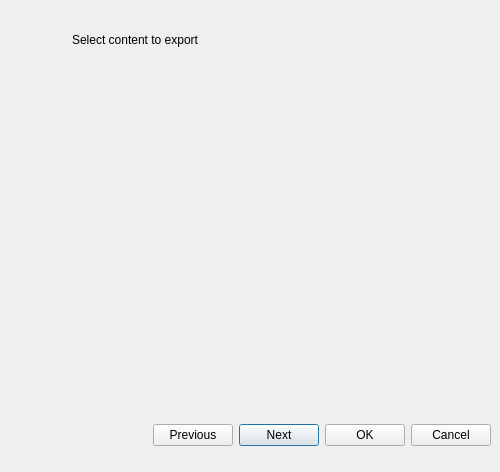
<?xml version="1.0" encoding="UTF-8"?>
<ui version="4.0">
 <class>ImportExportDialog</class>
 <widget class="QDialog" name="ImportExportDialog">
  <property name="geometry">
   <rect>
    <x>0</x>
    <y>0</y>
    <width>500</width>
    <height>472</height>
   </rect>
  </property>
  <property name="sizePolicy">
   <sizepolicy hsizetype="Preferred" vsizetype="Preferred">
    <horstretch>0</horstretch>
    <verstretch>0</verstretch>
   </sizepolicy>
  </property>
  <property name="windowTitle">
   <string>Import And Export</string>
  </property>
  <layout class="QVBoxLayout" name="verticalLayout">
   <property name="spacing">
    <number>0</number>
   </property>
   <property name="leftMargin">
    <number>0</number>
   </property>
   <property name="topMargin">
    <number>0</number>
   </property>
   <property name="rightMargin">
    <number>0</number>
   </property>
   <property name="bottomMargin">
    <number>0</number>
   </property>
   <item>
    <widget class="QWidget" name="header" native="true">
     <property name="minimumSize">
      <size>
       <width>80</width>
       <height>0</height>
      </size>
     </property>
     <property name="maximumSize">
      <size>
       <width>16777215</width>
       <height>80</height>
      </size>
     </property>
     <layout class="QHBoxLayout" name="horizontalLayout_3">
      <property name="leftMargin">
       <number>10</number>
      </property>
      <property name="topMargin">
       <number>20</number>
      </property>
      <property name="rightMargin">
       <number>10</number>
      </property>
      <property name="bottomMargin">
       <number>20</number>
      </property>
      <item>
       <widget class="QLabel" name="icon">
        <property name="minimumSize">
         <size>
          <width>48</width>
          <height>48</height>
         </size>
        </property>
        <property name="text">
         <string/>
        </property>
        <property name="scaledContents">
         <bool>true</bool>
        </property>
       </widget>
      </item>
      <item>
       <spacer name="horizontalSpacer_3">
        <property name="orientation">
         <enum>Qt::Horizontal</enum>
        </property>
        <property name="sizeType">
         <enum>QSizePolicy::Fixed</enum>
        </property>
        <property name="sizeHint" stdset="0">
         <size>
          <width>8</width>
          <height>20</height>
         </size>
        </property>
       </spacer>
      </item>
      <item>
       <widget class="QLabel" name="title">
        <property name="text">
         <string>Select content to export</string>
        </property>
       </widget>
      </item>
      <item>
       <spacer name="horizontalSpacer">
        <property name="orientation">
         <enum>Qt::Horizontal</enum>
        </property>
        <property name="sizeHint" stdset="0">
         <size>
          <width>40</width>
          <height>20</height>
         </size>
        </property>
       </spacer>
      </item>
     </layout>
    </widget>
   </item>
   <item>
    <spacer name="verticalSpacer">
     <property name="orientation">
      <enum>Qt::Vertical</enum>
     </property>
     <property name="sizeType">
      <enum>QSizePolicy::Fixed</enum>
     </property>
     <property name="sizeHint" stdset="0">
      <size>
       <width>20</width>
       <height>20</height>
      </size>
     </property>
    </spacer>
   </item>
   <item>
    <layout class="QHBoxLayout" name="horizontalLayout_2" stretch="0">
     <property name="spacing">
      <number>0</number>
     </property>
     <property name="leftMargin">
      <number>20</number>
     </property>
     <property name="rightMargin">
      <number>20</number>
     </property>
     <item>
      <widget class="QStackedWidget" name="stackedWidget">
       <property name="sizePolicy">
        <sizepolicy hsizetype="Preferred" vsizetype="Fixed">
         <horstretch>0</horstretch>
         <verstretch>0</verstretch>
        </sizepolicy>
       </property>
       <property name="minimumSize">
        <size>
         <width>0</width>
         <height>300</height>
        </size>
       </property>
       <property name="maximumSize">
        <size>
         <width>16777215</width>
         <height>300</height>
        </size>
       </property>
      </widget>
     </item>
    </layout>
   </item>
   <item>
    <widget class="QWidget" name="footer" native="true">
     <property name="minimumSize">
      <size>
       <width>0</width>
       <height>70</height>
      </size>
     </property>
     <property name="maximumSize">
      <size>
       <width>16777215</width>
       <height>70</height>
      </size>
     </property>
     <layout class="QHBoxLayout" name="horizontalLayout">
      <item>
       <spacer name="horizontalSpacer_2">
        <property name="orientation">
         <enum>Qt::Horizontal</enum>
        </property>
        <property name="sizeHint" stdset="0">
         <size>
          <width>40</width>
          <height>20</height>
         </size>
        </property>
       </spacer>
      </item>
      <item>
       <widget class="QPushButton" name="previous">
        <property name="text">
         <string>Previous</string>
        </property>
        <property name="autoDefault">
         <bool>false</bool>
        </property>
       </widget>
      </item>
      <item>
       <widget class="QPushButton" name="next">
        <property name="text">
         <string>Next</string>
        </property>
        <property name="autoDefault">
         <bool>true</bool>
        </property>
       </widget>
      </item>
      <item>
       <widget class="QPushButton" name="ok">
        <property name="text">
         <string>OK</string>
        </property>
        <property name="autoDefault">
         <bool>false</bool>
        </property>
       </widget>
      </item>
      <item>
       <widget class="QPushButton" name="cancel">
        <property name="text">
         <string>Cancel</string>
        </property>
        <property name="autoDefault">
         <bool>false</bool>
        </property>
       </widget>
      </item>
     </layout>
    </widget>
   </item>
  </layout>
 </widget>
 <resources/>
 <connections/>
</ui>
